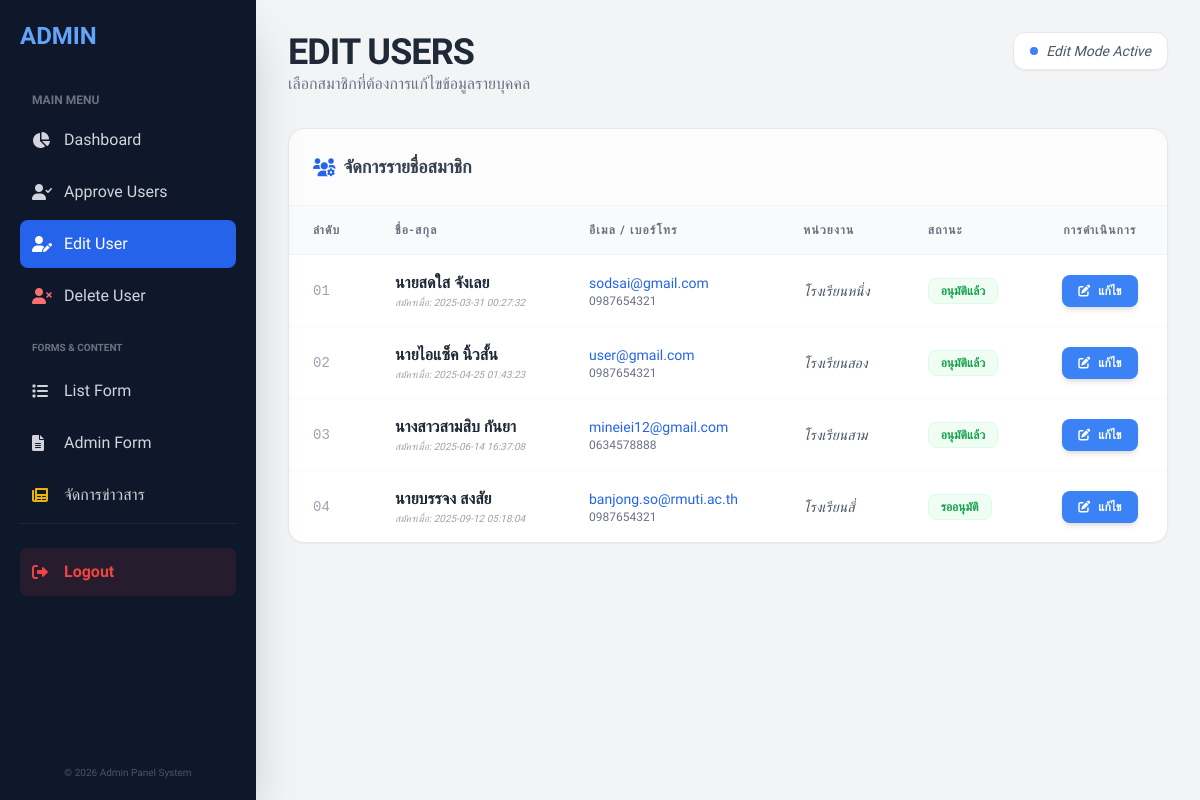
The app's page /edit_users.php (signed in) with its own data.
### tables this page shows
CREATE TABLE `users` (
  `user_id` int NOT NULL,
  `prename` varchar(50) NOT NULL,
  `firstname` varchar(100) NOT NULL,
  `lastname` varchar(100) NOT NULL,
  `agency` varchar(255) NOT NULL,
  `email` varchar(255) NOT NULL,
  `phone` varchar(20) NOT NULL,
  `password` varchar(255) NOT NULL,
  `role` varchar(255) NOT NULL,
  `approve` varchar(255) NOT NULL,
  `created_at` timestamp NULL DEFAULT CURRENT_TIMESTAMP,
  `is_active` tinyint(1) NOT NULL DEFAULT '1'
);

### src/edit_users.php (the view, shortened to what this page needs)
<?php
require_once 'config.php';
?>
<!DOCTYPE html>
<html lang="en">
<head>
    <script src="https://cdn.tailwindcss.com"></script>
    <link rel="stylesheet" href="https://cdnjs.cloudflare.com/ajax/libs/font-awesome/6.0.0/css/all.min.css">
</head>
<body class="bg-gray-100 text-gray-800 antialiased">
    <div class="flex min-h-screen">
        <aside id="sidebar" class="fixed inset-y-0 left-0 w-64 bg-slate-900 text-white p-5 flex flex-col shadow-2xl transform -translate-x-full lg:translate-x-0 transition-transform duration-300 ease-in-out z-50">
            <div class="flex justify-between items-center mb-10">
                <h1 class="text-2xl font-extrabold text-blue-400 w-full text-center lg:text-left">ADMIN</h1>
            </div>
            <nav class="flex-1 space-y-1 overflow-y-auto">
                <p class="text-xs text-gray-500 uppercase font-bold mb-2 px-3">Main Menu</p>
                <a href="admin_dashboard.php" class="flex items-center space-x-3 hover:bg-slate-800 p-3 rounded-lg transition text-gray-300 hover:text-white font-light">
                    <i class="fas fa-chart-pie w-5"></i> <span>Dashboard</span>
                </a>
                <a href="approve_users.php" class="flex items-center space-x-3 hover:bg-slate-800 p-3 rounded-lg transition text-gray-300 hover:text-white font-light">
                    <i class="fas fa-user-check w-5"></i> <span>Approve Users</span>
                </a>
                <a href="edit_users.php" class="flex items-center space-x-3 bg-blue-600 p-3 rounded-lg transition text-white">
                    <i class="fas fa-user-edit w-5"></i> <span>Edit User</span>
                </a>
                <a href="delete_user.php" class="flex items-center space-x-3 hover:bg-slate-800 p-3 rounded-lg transition text-gray-300 hover:text-white font-light">
                    <i class="fas fa-user-times w-5 text-red-400"></i> <span>Delete User</span>
                </a>
                <div class="pt-4 pb-2 px-3 uppercase text-[10px] font-bold text-gray-500">Forms & Content</div>
                <a href="list_form.php" class="flex items-center space-x-3 hover:bg-slate-800 p-3 rounded-lg transition text-gray-300 hover:text-white font-light">
                    <i class="fas fa-list w-5"></i> <span>List Form</span>
                </a>
                <a href="admin_form.php" class="flex items-center space-x-3 hover:bg-slate-800 p-3 rounded-lg transition text-gray-300 hover:text-white font-light">
                    <i class="fas fa-file-alt w-5"></i> <span>Admin Form</span>
                </a>
                <a href="news.php" class="flex items-center space-x-3 hover:bg-slate-800 p-3 rounded-lg transition text-gray-300 hover:text-white font-light">
                    <i class="fas fa-newspaper w-5 text-yellow-500"></i> <span>จัดการข่าวสาร</span>
                </a>
                <div class="pt-6 mt-6 border-t border-slate-800">
                    <a href="logout.php" class="flex items-center space-x-3 bg-red-500/10 text-red-500 p-3 rounded-lg hover:bg-red-500 hover:text-white transition group">
                        <i class="fas fa-sign-out-alt w-5 group-hover:translate-x-1 transition-transform"></i>
                        <span class="font-bold">Logout</span>
                    </a>
                </div>
            </nav>
            <footer class="mt-8 text-[10px] text-center text-gray-600">
                <p>&copy; <?= date("Y"); ?> Admin Panel System</p>
            </footer>
        </aside>
        <main class="flex-1 p-4 md:p-8 lg:ml-64 transition-all">
            <div class="max-w-7xl mx-auto">
                <div class="mb-8 flex flex-col md:flex-row md:items-end md:justify-between gap-4">
                    <div>
                        <h2 class="text-2xl md:text-4xl font-extrabold text-gray-800 tracking-tight">EDIT USERS</h2>
                        <p class="text-gray-500 text-sm md:text-base">เลือกสมาชิกที่ต้องการแก้ไขข้อมูลรายบุคคล</p>
                    </div>
                    <div class="bg-white px-4 py-2 rounded-xl shadow-sm border border-gray-200 text-sm inline-flex items-center gap-2 self-start">
                        <span class="w-2 h-2 bg-blue-500 rounded-full animate-pulse"></span>
                        <span class="text-gray-600 font-medium italic">Edit Mode Active</span>
                    </div>
                </div>
                <div class="bg-white rounded-2xl shadow-sm border border-gray-200 overflow-hidden">
                    <div class="p-6 border-b border-gray-100 flex justify-between items-center bg-gray-50/50">
                        <h3 class="font-bold text-gray-700 text-lg flex items-center">
                            <i class="fas fa-users-cog text-blue-600 mr-2"></i> จัดการรายชื่อสมาชิก
                        </h3>
                    </div>
                    <?php
                    $sql = "SELECT * FROM users WHERE role = 'member' ORDER BY user_id ASC";
                    $result = $conn->query($sql);
                    if ($result && $result->num_rows > 0):
                        while ($row = $result->fetch_assoc()): ?>
                        <?php endwhile;
                        echo '<div class="hidden lg:block overflow-x-auto">';
                        echo '<table class="w-full text-left border-collapse">';
                        echo '<thead class="bg-gray-50 text-gray-500 text-xs uppercase tracking-widest border-b border-gray-100">';
                        echo '<tr>';
                        echo '<th class="px-6 py-4">ลำดับ</th>';
                        echo '<th class="px-6 py-4">ชื่อ-สกุล</th>';
                        echo '<th class="px-6 py-4">อีเมล / เบอร์โทร</th>';
                        echo '<th class="px-6 py-4">หน่วยงาน</th>';
                        echo '<th class="px-6 py-4">สถานะ</th>';
                        echo '<th class="px-6 py-4 text-center">การดำเนินการ</th>';
                        echo '</tr>';
                        echo '</thead>';
                        echo '<tbody class="divide-y divide-gray-50 bg-white">';
                        $result->data_seek(0);
                        $d_idx = 1;
                        while ($row = $result->fetch_assoc()): ?>
                            <tr class="hover:bg-blue-50/30 transition group">
                                <td class="px-6 py-4 text-gray-400 font-mono text-sm"><?= sprintf("%02d", $d_idx++) ?></td>
                                <td class="px-6 py-4">
                                    <div class="font-bold text-gray-800"><?= htmlspecialchars($row["prename"].$row["firstname"].' '.$row["lastname"]) ?></div>
                                    <div class="text-[10px] text-gray-400 italic">สมัครเมื่อ: <?= $row["created_at"] ?></div>
                                </td>
                                <td class="px-6 py-4">
                                    <div class="text-sm text-blue-600 font-medium"><?= htmlspecialchars($row["email"]) ?></div>
                                    <div class="text-xs text-gray-500"><?= htmlspecialchars($row["phone"]) ?></div>
                                </td>
                                <td class="px-6 py-4 text-sm text-gray-600 italic"><?= htmlspecialchars($row["agency"]) ?></td>
                                <td class="px-6 py-4">
                                    <span class="inline-block px-3 py-1 bg-green-50 text-green-600 rounded-lg text-xs font-bold border border-green-100">
                                        <?= htmlspecialchars($row["approve"]) ?>
                                    </span>
                                </td>
                                <td class="px-6 py-4 text-center">
                                    <a href="edit_user_form.php?user_id=<?= htmlspecialchars($row["user_id"]) ?>"
                                       class="inline-flex items-center gap-2 bg-blue-500 text-white px-4 py-2 rounded-lg text-xs font-bold hover:bg-blue-600 transition shadow-md transform group-hover:scale-105">
                                        <i class="fas fa-edit"></i> แก้ไข
                                    </a>
                                </td>
                            </tr>
                        <?php endwhile;
                        echo '</tbody></table></div>';
                    endif; ?>
                </div>
            </div>
        </main>
    </div>
</body>
</html>

### src/edit_users.php (style rules this page uses)
body { font-family: 'Sarabun', sans-serif; }

### records on screen
users: prename+firstname+lastname "นายสดใส จังเลย", created_at "2025-03-31 00:27:32", email "sodsai@gmail.com", phone "0987654321", agency "โรงเรียนหนึ่ง", approve "อนุมัติแล้ว"
users: prename+firstname+lastname "นายไอแซ็ค นิ้วสั้น", created_at "2025-04-25 01:43:23", email "user@gmail.com", phone "0987654321", agency "โรงเรียนสอง", approve "อนุมัติแล้ว"
users: prename+firstname+lastname "นางสาวสามสิบ กันยา", created_at "2025-06-14 16:37:08", email "mineiei12@gmail.com", phone "0634578888", agency "โรงเรียนสาม", approve "อนุมัติแล้ว"
users: prename+firstname+lastname "นายบรรจง สงสัย", created_at "2025-09-12 05:18:04", email "banjong.so@rmuti.ac.th", phone "0987654321", agency "โรงเรียนสี่", approve "รออนุมัติ"
